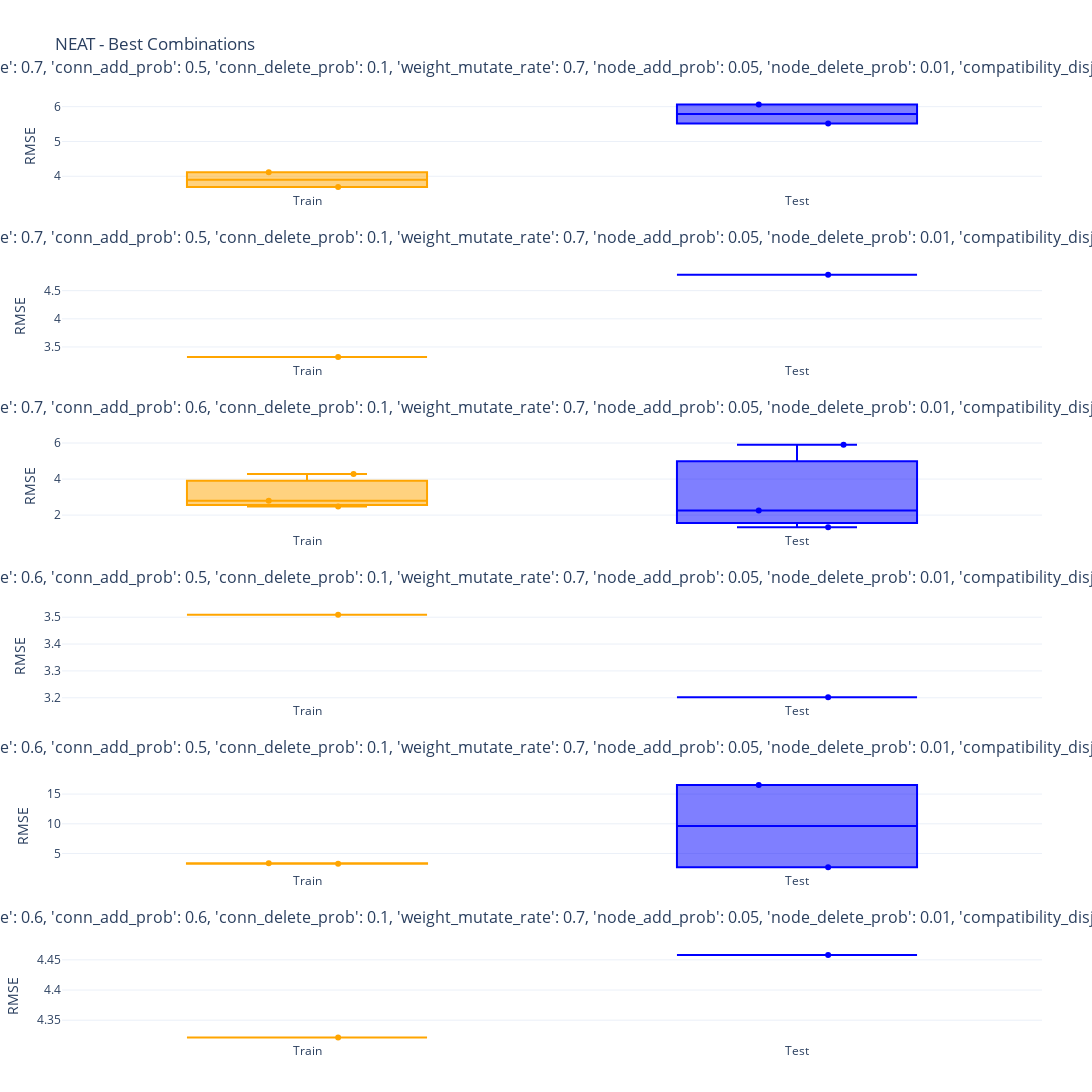

The code cell stored with this chart in its notebook:
### Markdown cell above
-

### Code cell
train_test_best_combs(model_name=MODEL_NAME)

### Figure 1 — Plotly figure (JSON) as saved in the notebook; plotly's stock layout.template omitted (floating-point values rounded to 4 significant figures)
{"data": [{"boxpoints": "all", "jitter": 0.5, "line": {"color": "orange"}, "name": "Train", "pointpos": 0, "type": "box", "xaxis": "x", "y": [3.691, 4.115], "yaxis": "y"}, {"boxpoints": "all", "jitter": 0.5, "line": {"color": "blue"}, "name": "Test", "pointpos": 0, "type": "box", "xaxis": "x", "y": [6.06, 5.519], "yaxis": "y"}, {"boxpoints": "all", "jitter": 0.5, "line": {"color": "orange"}, "name": "Train", "pointpos": 0, "type": "box", "xaxis": "x2", "y": [3.32], "yaxis": "y2"}, {"boxpoints": "all", "jitter": 0.5, "line": {"color": "blue"}, "name": "Test", "pointpos": 0, "type": "box", "xaxis": "x2", "y": [4.784], "yaxis": "y2"}, {"boxpoints": "all", "jitter": 0.5, "line": {"color": "orange"}, "name": "Train", "pointpos": 0, "type": "box", "xaxis": "x3", "y": [4.278, 2.477, 2.795], "yaxis": "y3"}, {"boxpoints": "all", "jitter": 0.5, "line": {"color": "blue"}, "name": "Test", "pointpos": 0, "type": "box", "xaxis": "x3", "y": [5.905, 1.33, 2.252], "yaxis": "y3"}, {"boxpoints": "all", "jitter": 0.5, "line": {"color": "orange"}, "name": "Train", "pointpos": 0, "type": "box", "xaxis": "x4", "y": [3.509], "yaxis": "y4"}, {"boxpoints": "all", "jitter": 0.5, "line": {"color": "blue"}, "name": "Test", "pointpos": 0, "type": "box", "xaxis": "x4", "y": [3.202], "yaxis": "y4"}, {"boxpoints": "all", "jitter": 0.5, "line": {"color": "orange"}, "name": "Train", "pointpos": 0, "type": "box", "xaxis": "x5", "y": [3.353, 3.264], "yaxis": "y5"}, {"boxpoints": "all", "jitter": 0.5, "line": {"color": "blue"}, "name": "Test", "pointpos": 0, "type": "box", "xaxis": "x5", "y": [16.54, 2.682], "yaxis": "y5"}, {"boxpoints": "all", "jitter": 0.5, "line": {"color": "orange"}, "name": "Train", "pointpos": 0, "type": "box", "xaxis": "x6", "y": [4.321], "yaxis": "y6"}, {"boxpoints": "all", "jitter": 0.5, "line": {"color": "blue"}, "name": "Test", "pointpos": 0, "type": "box", "xaxis": "x6", "y": [4.458], "yaxis": "y6"}], "layout": {"annotations": [{"font": {"size": 16}, "showarrow": false, "text": "Combination:{'activation_default': 'relu', 'activation_mutate_rate': 0.1, 'bias_mutate_rate': 0.7, 'conn_add_prob': 0.5, 'conn_delete_prob': 0.1, 'weight_mutate_rate': 0.7, 'node_add_prob': 0.05, 'node_delete_prob': 0.01, 'compatibility_disjoint_coefficient': 0.8, 'compatibility_weight_coefficient': 0.3, 'response_mutate_rate': 0.7}", "x": 0.5, "xanchor": "center", "xref": "paper", "y": 1.0, "yanchor": "bottom", "yref": "paper", "yshift": 20}, {"font": {"size": 16}, "showarrow": false, "text": "Combination:{'activation_default': 'relu', 'activation_mutate_rate': 0.2, 'bias_mutate_rate': 0.7, 'conn_add_prob': 0.5, 'conn_delete_prob': 0.1, 'weight_mutate_rate': 0.7, 'node_add_prob': 0.05, 'node_delete_prob': 0.01, 'compatibility_disjoint_coefficient': 0.8, 'compatibility_weight_coefficient': 0.3, 'response_mutate_rate': 0.7}", "x": 0.5, "xanchor": "center", "xref": "paper", "y": 0.8194, "yanchor": "bottom", "yref": "paper", "yshift": 20}, {"font": {"size": 16}, "showarrow": false, "text": "Combination:{'activation_default': 'relu', 'activation_mutate_rate': 0.1, 'bias_mutate_rate': 0.7, 'conn_add_prob': 0.6, 'conn_delete_prob': 0.1, 'weight_mutate_rate': 0.7, 'node_add_prob': 0.05, 'node_delete_prob': 0.01, 'compatibility_disjoint_coefficient': 0.8, 'compatibility_weight_coefficient': 0.3, 'response_mutate_rate': 0.7}", "x": 0.5, "xanchor": "center", "xref": "paper", "y": 0.6389, "yanchor": "bottom", "yref": "paper", "yshift": 20}, {"font": {"size": 16}, "showarrow": false, "text": "Combination:{'activation_default': 'relu', 'activation_mutate_rate': 0.2, 'bias_mutate_rate': 0.6, 'conn_add_prob': 0.5, 'conn_delete_prob': 0.1, 'weight_mutate_rate': 0.7, 'node_add_prob': 0.05, 'node_delete_prob': 0.01, 'compatibility_disjoint_coefficient': 0.8, 'compatibility_weight_coefficient': 0.3, 'response_mutate_rate': 0.7}", "x": 0.5, "xanchor": "center", "xref": "paper", "y": 0.4583, "yanchor": "bottom", "yref": "paper", "yshift": 20}, {"font": {"size": 16}, "showarrow": false, "text": "Combination:{'activation_default': 'relu', 'activation_mutate_rate': 0.1, 'bias_mutate_rate': 0.6, 'conn_add_prob': 0.5, 'conn_delete_prob': 0.1, 'weight_mutate_rate': 0.7, 'node_add_prob': 0.05, 'node_delete_prob': 0.01, 'compatibility_disjoint_coefficient': 0.8, 'compatibility_weight_coefficient': 0.3, 'response_mutate_rate': 0.7}", "x": 0.5, "xanchor": "center", "xref": "paper", "y": 0.2778, "yanchor": "bottom", "yref": "paper", "yshift": 20}, {"font": {"size": 16}, "showarrow": false, "text": "Combination:{'activation_default': 'relu', 'activation_mutate_rate': 0.1, 'bias_mutate_rate': 0.6, 'conn_add_prob': 0.6, 'conn_delete_prob': 0.1, 'weight_mutate_rate': 0.7, 'node_add_prob': 0.05, 'node_delete_prob': 0.01, 'compatibility_disjoint_coefficient': 0.8, 'compatibility_weight_coefficient': 0.3, 'response_mutate_rate': 0.7}", "x": 0.5, "xanchor": "center", "xref": "paper", "y": 0.09722, "yanchor": "bottom", "yref": "paper", "yshift": 20}], "height": 1800, "margin": {"b": 50, "l": 50, "r": 50, "t": 100}, "showlegend": false, "title": {"text": "NEAT - Best Combinations"}, "width": 1100, "xaxis": {"anchor": "y", "domain": [0, 1]}, "xaxis2": {"anchor": "y2", "domain": [0, 1]}, "xaxis3": {"anchor": "y3", "domain": [0, 1]}, "xaxis4": {"anchor": "y4", "domain": [0, 1]}, "xaxis5": {"anchor": "y5", "domain": [0, 1]}, "xaxis6": {"anchor": "y6", "domain": [0, 1]}, "yaxis": {"anchor": "x", "domain": [0.9028, 1.0], "range": [0, null], "showgrid": true, "title": {"text": "RMSE"}}, "yaxis2": {"anchor": "x2", "domain": [0.7222, 0.8194], "range": [0, null], "showgrid": true, "title": {"text": "RMSE"}}, "yaxis3": {"anchor": "x3", "domain": [0.5417, 0.6389], "range": [0, null], "showgrid": true, "title": {"text": "RMSE"}}, "yaxis4": {"anchor": "x4", "domain": [0.3611, 0.4583], "range": [0, null], "showgrid": true, "title": {"text": "RMSE"}}, "yaxis5": {"anchor": "x5", "domain": [0.1806, 0.2778], "range": [0, null], "showgrid": true, "title": {"text": "RMSE"}}, "yaxis6": {"anchor": "x6", "domain": [0, 0.09722], "range": [0, null], "showgrid": true, "title": {"text": "RMSE"}}}}
